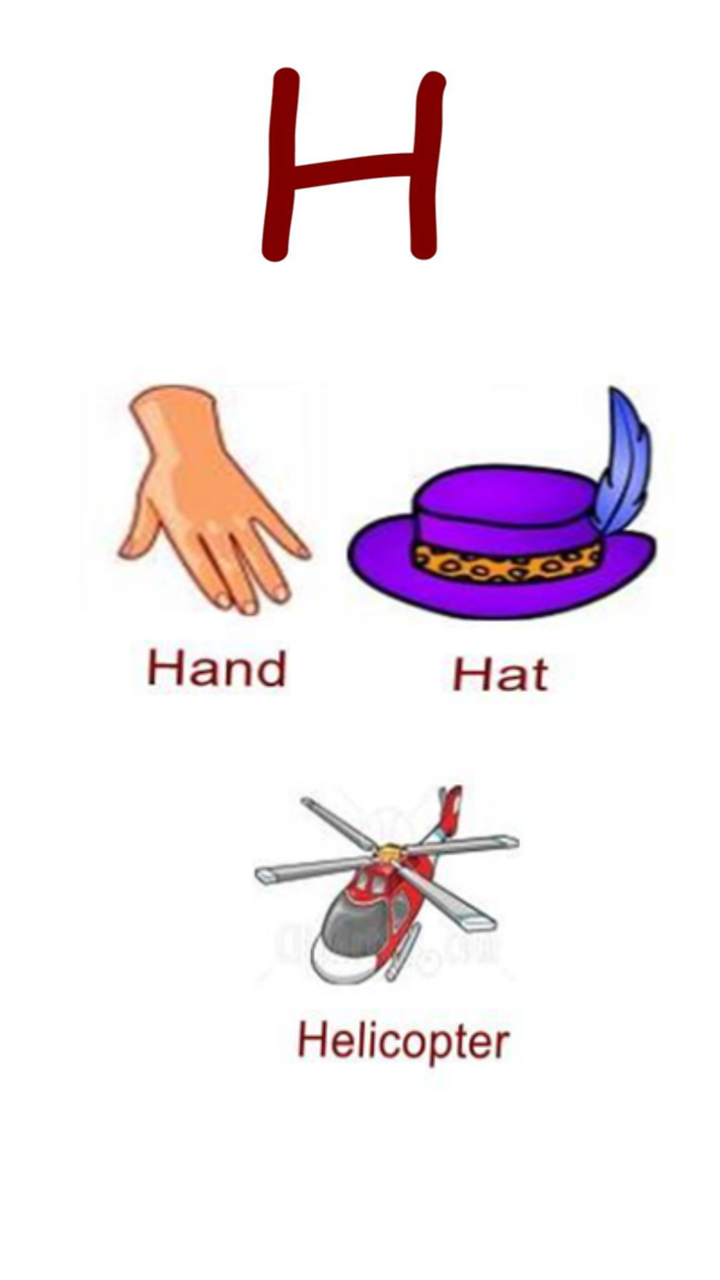
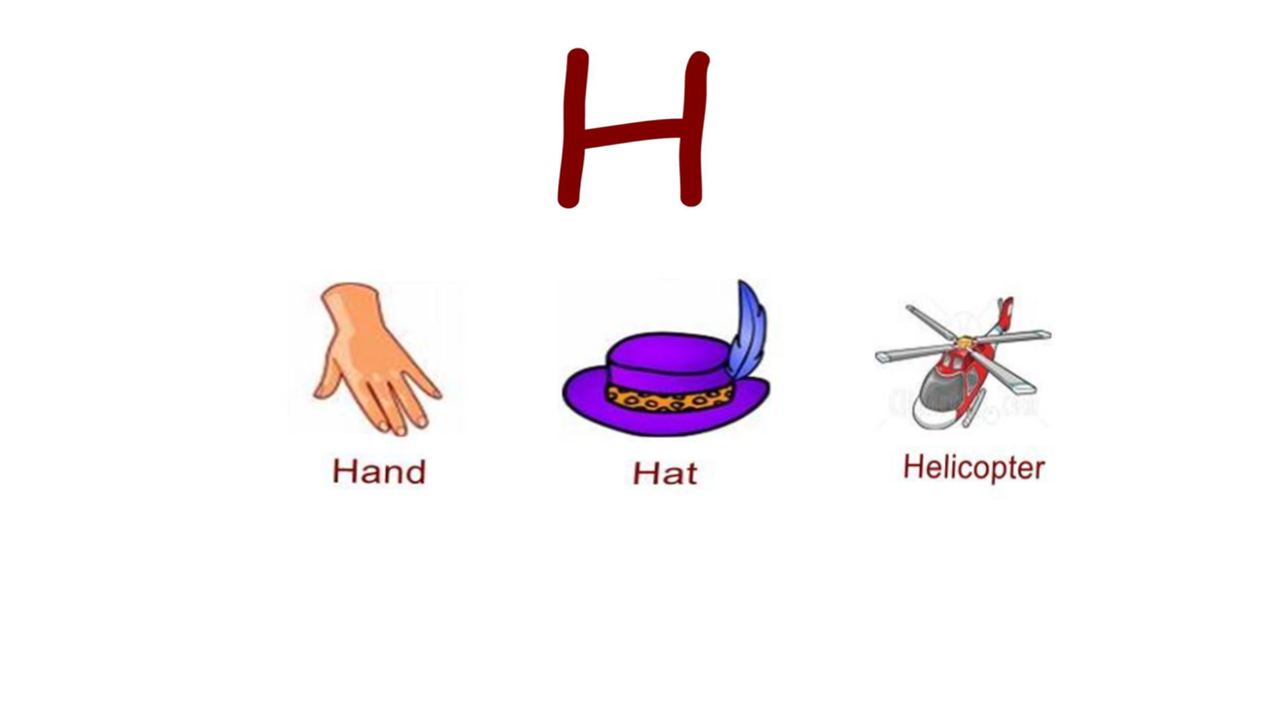

Compare how this app lays out the same screen by default and in its alternative resource folder. The renders come first, then the two layout files and the values they reference.
<!-- AndroidManifest.xml: application theme Theme.English_QaidaAndQuiz_AppMCAssignment -->
<!-- res/layout/activity_h.xml -->
<?xml version="1.0" encoding="utf-8"?>
<androidx.constraintlayout.widget.ConstraintLayout xmlns:android="http://schemas.android.com/apk/res/android"
    xmlns:app="http://schemas.android.com/apk/res-auto"
    xmlns:tools="http://schemas.android.com/tools"
    android:layout_width="match_parent"
    android:layout_height="match_parent"
    tools:context=".h">

    <androidx.constraintlayout.widget.ConstraintLayout
        android:layout_width="match_parent"
        android:layout_height="match_parent"
        tools:context=".a">

        <ImageView
            android:id="@+id/imageView"
            android:layout_width="120dp"
            android:layout_height="120dp"
            android:layout_marginTop="24dp"
            app:layout_constraintEnd_toEndOf="parent"
            app:layout_constraintStart_toStartOf="parent"
            app:layout_constraintTop_toTopOf="parent"
            app:srcCompat="@drawable/h" />

        <ImageView
            android:id="@+id/imageView2"
            android:layout_width="180dp"
            android:layout_height="180dp"
            android:layout_marginStart="16dp"
            android:layout_marginTop="36dp"
            app:layout_constraintStart_toStartOf="parent"
            app:layout_constraintTop_toBottomOf="@+id/imageView"
            app:srcCompat="@drawable/h1" />

        <ImageView
            android:id="@+id/imageView3"
            android:layout_width="180dp"
            android:layout_height="180dp"
            android:layout_marginTop="36dp"
            android:layout_marginEnd="16dp"
            app:layout_constraintEnd_toEndOf="parent"
            app:layout_constraintTop_toBottomOf="@+id/imageView"
            app:srcCompat="@drawable/h2" />

        <ImageView
            android:id="@+id/imageView4"
            android:layout_width="180dp"
            android:layout_height="180dp"
            android:layout_marginTop="224dp"
            app:layout_constraintEnd_toEndOf="parent"
            app:layout_constraintHorizontal_bias="0.584"
            app:layout_constraintStart_toStartOf="parent"
            app:layout_constraintTop_toBottomOf="@+id/imageView"
            app:srcCompat="@drawable/h3" />
    </androidx.constraintlayout.widget.ConstraintLayout>
</androidx.constraintlayout.widget.ConstraintLayout>
<!-- resources referenced by this layout -->
<resources>
  <!-- drawable h: png bitmap (drawable, 18876 bytes) -->
  <!-- drawable h1: png bitmap (drawable, 39261 bytes) -->
  <!-- drawable h2: png bitmap (drawable, 50860 bytes) -->
  <!-- drawable h3: png bitmap (drawable, 39078 bytes) -->
  <style name="Theme.English_QaidaAndQuiz_AppMCAssignment" parent="Theme.MaterialComponents.DayNight.DarkActionBar">
          
          <item name="colorPrimary">@color/purple_500</item>
          <item name="colorPrimaryVariant">@color/purple_700</item>
          <item name="colorOnPrimary">@color/white</item>
          
          <item name="colorSecondary">@color/teal_200</item>
          <item name="colorSecondaryVariant">@color/teal_700</item>
          <item name="colorOnSecondary">@color/black</item>
          
          <item name="android:statusBarColor" tools:targetApi="l">?attr/colorPrimaryVariant</item>
          
      </style>
  <color name="purple_500">#FF4500	</color>
  <color name="purple_700">#FF3700B3</color>
  <color name="white">#FFFFFFFF</color>
  <color name="teal_200">#FF03DAC5</color>
  <color name="teal_700">#FF018786</color>
  <color name="black">#FF000000</color>
</resources>
<!-- res/layout-land/activity_h.xml (the author's variant of the layout above) -->
<!-- drawn on the phone turned sideways -->
<?xml version="1.0" encoding="utf-8"?>
<androidx.constraintlayout.widget.ConstraintLayout xmlns:android="http://schemas.android.com/apk/res/android"
    xmlns:app="http://schemas.android.com/apk/res-auto"
    xmlns:tools="http://schemas.android.com/tools"
    android:layout_width="match_parent"
    android:layout_height="match_parent"
    tools:context=".h">

    <androidx.constraintlayout.widget.ConstraintLayout
        android:layout_width="match_parent"
        android:layout_height="match_parent"
        tools:context=".a">

        <ImageView
            android:id="@+id/imageView"
            android:layout_width="102dp"
            android:layout_height="99dp"
            android:layout_marginTop="16dp"
            app:layout_constraintEnd_toEndOf="parent"
            app:layout_constraintHorizontal_bias="0.499"
            app:layout_constraintStart_toStartOf="parent"
            app:layout_constraintTop_toTopOf="parent"
            app:srcCompat="@drawable/h" />

        <ImageView
            android:id="@+id/imageView2"
            android:layout_width="120dp"
            android:layout_height="124dp"
            android:layout_marginStart="128dp"
            android:layout_marginTop="16dp"
            app:layout_constraintStart_toStartOf="parent"
            app:layout_constraintTop_toBottomOf="@+id/imageView"
            app:srcCompat="@drawable/h1" />

        <ImageView
            android:id="@+id/imageView3"
            android:layout_width="121dp"
            android:layout_height="121dp"
            android:layout_marginTop="16dp"
            app:layout_constraintEnd_toStartOf="@+id/imageView4"
            app:layout_constraintHorizontal_bias="0.494"
            app:layout_constraintStart_toEndOf="@+id/imageView2"
            app:layout_constraintTop_toBottomOf="@+id/imageView"
            app:srcCompat="@drawable/h2" />

        <ImageView
            android:id="@+id/imageView4"
            android:layout_width="120dp"
            android:layout_height="122dp"
            android:layout_marginTop="16dp"
            app:layout_constraintEnd_toEndOf="parent"
            app:layout_constraintHorizontal_bias="0.813"
            app:layout_constraintStart_toStartOf="parent"
            app:layout_constraintTop_toBottomOf="@+id/imageView"
            app:srcCompat="@drawable/h3" />
    </androidx.constraintlayout.widget.ConstraintLayout>
</androidx.constraintlayout.widget.ConstraintLayout>
